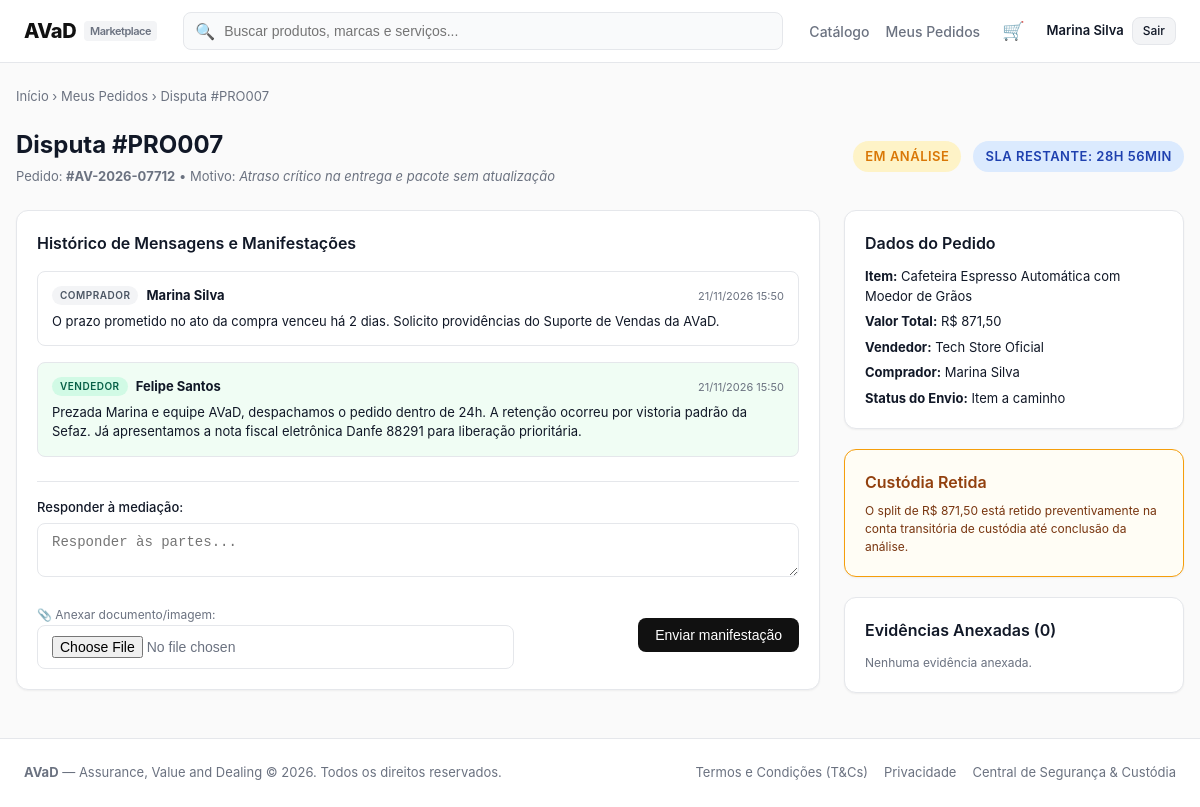
Screenshot of /disputes/detail/1/ (signed in) with the database file from the repository.
### accounts/models.py (models this page shows, shortened)
class UserProfile(models.Model):
    user = models.OneToOneField(User, on_delete=models.CASCADE, related_name='profile')
    nome = models.CharField(max_length=16)
    data_nascimento = models.DateField()
    cpf = models.CharField(max_length=14, unique=True)
    cnpj = models.CharField(max_length=18, blank=True, null=True, unique=True)
    tem_cnpj = models.BooleanField(default=False)
    email_verificado = models.BooleanField(default=False)
    is_mediador = models.BooleanField(default=False)
    conta_bancaria_bloqueada = models.BooleanField(default=False)
    suspenso = models.BooleanField(default=False)
    token_verificacao = models.CharField(max_length=64, blank=True, null=True)
    tipo_usuario = models.CharField(max_length=20, choices=[
        ('comprador', 'Comprador'),
        ('vendedor', 'Vendedor'),
        ('mediador', 'Mediador'),
    ], default='comprador')
    nome_loja = models.CharField(max_length=64, blank=True, null=True)

### disputes/models.py (models this page shows, shortened)
class Dispute(models.Model):
    codigo = models.CharField(max_length=20, unique=True)
    pedido = models.ForeignKey('orders.Order', on_delete=models.CASCADE, related_name='disputes')
    comprador = models.ForeignKey(User, on_delete=models.CASCADE, related_name='disputas_abertas')
    vendedor = models.ForeignKey(User, on_delete=models.CASCADE, related_name='disputas_recebidas')
    motivo = models.CharField(max_length=200)
    descricao = models.TextField()
    status = models.CharField(max_length=20, choices=DISPUTE_STATUS_CHOICES, default='em_analise')
    fundamentacao_mediador = models.TextField(blank=True)
    sla_limite = models.DateTimeField(blank=True, null=True)
    criado_em = models.DateTimeField(auto_now_add=True)
    class Meta:
        ordering = ['-criado_em']
    @property
    def sla_restante(self):
        if self.sla_limite:
            delta = self.sla_limite - timezone.now()
            if delta.total_seconds() > 0:
                hours = int(delta.total_seconds() // 3600)
                minutes = int((delta.total_seconds() % 3600) // 60)
                return f"{hours}h {minutes}min"
        return "Expirado"

class DisputeMessage(models.Model):
    disputa = models.ForeignKey(Dispute, on_delete=models.CASCADE, related_name='messages')
    autor = models.ForeignKey(User, on_delete=models.CASCADE)
    papel = models.CharField(max_length=20, choices=[
        ('comprador', 'Comprador'),
        ('vendedor', 'Vendedor'),
        ('mediador', 'Mediador'),
    ])
    mensagem = models.TextField()
    criado_em = models.DateTimeField(auto_now_add=True)
    class Meta:
        ordering = ['criado_em']

### orders/models.py (models this page shows, shortened)
class Order(models.Model):
    codigo = models.CharField(max_length=20, unique=True, default=generate_order_code)
    comprador = models.ForeignKey(User, on_delete=models.CASCADE, related_name='compras')
    vendedor = models.ForeignKey(User, on_delete=models.CASCADE, related_name='vendas')
    produto = models.ForeignKey('catalog.Product', on_delete=models.CASCADE)
    quantidade = models.PositiveIntegerField(default=1)
    preco_unitario = models.DecimalField(max_digits=10, decimal_places=2)
    valor_frete = models.DecimalField(max_digits=10, decimal_places=2, default=0)
    metodo_frete = models.CharField(max_length=20, choices=METODO_FRETE_CHOICES, default='pac')
    prazo_dias = models.PositiveIntegerField(default=7)
    valor_total = models.DecimalField(max_digits=10, decimal_places=2)
    forma_pagamento = models.CharField(max_length=20, choices=FORMA_PAGAMENTO_CHOICES, default='cartao')
    parcelas = models.PositiveIntegerField(default=1)
    cep_entrega = models.CharField(max_length=10, blank=True)
    endereco_entrega = models.TextField(blank=True)
    codigo_rastreio = models.CharField(max_length=20, blank=True, default='')
    status = models.CharField(max_length=30, choices=STATUS_CHOICES, default='aguardando_pagamento')
    recebimento_confirmado = models.BooleanField(default=False)
    criado_em = models.DateTimeField(auto_now_add=True)
    class Meta:
        ordering = ['-criado_em']

### catalog/models.py (models this page shows, shortened)
class Product(models.Model):
    vendedor = models.ForeignKey(User, on_delete=models.CASCADE, related_name='products')
    titulo = models.CharField(max_length=200)
    categoria = models.CharField(max_length=50, choices=CATEGORIAS)
    descricao = models.TextField()
    caracteristicas = models.TextField(blank=True, help_text='Uma característica por linha')
    preco = models.DecimalField(max_digits=10, decimal_places=2)
    estoque = models.PositiveIntegerField(default=0)
    imagem = models.ImageField(upload_to='products/', blank=True, null=True)
    frete_gratis = models.BooleanField(default=False)
    ativo = models.BooleanField(default=True)
    criado_em = models.DateTimeField(auto_now_add=True)
    class Meta:
        ordering = ['-criado_em']

### disputes/views.py (the view)
# urls.py: path('detail/<int:dispute_id>/', views.dispute_detail_view, name='dispute_detail'),
@login_required
def dispute_detail_view(request, dispute_id):
    dispute = get_object_or_404(Dispute, pk=dispute_id)
    if dispute.comprador != request.user and dispute.vendedor != request.user and not (hasattr(request.user, 'profile') and request.user.profile.is_mediador):
        messages.error(request, 'Acesso não autorizado.')
        return redirect('orders:my_orders')
    if request.method == 'POST':
        form = DisputeMessageForm(request.POST, request.FILES)
        if form.is_valid():
            msg_text = form.cleaned_data['mensagem']
            papel = 'mediador' if (hasattr(request.user, 'profile') and request.user.profile.is_mediador) else ('vendedor' if request.user == dispute.vendedor else 'comprador')
            DisputeMessage.objects.create(
                disputa=dispute,
                autor=request.user,
                papel=papel,
                mensagem=msg_text
            )
            evidencia = form.cleaned_data.get('evidencia')
            if evidencia:
                ext = evidencia.name.split('.')[-1].lower() if '.' in evidencia.name else ''
                DisputeEvidence.objects.create(
                    disputa=dispute,
                    autor=request.user,
                    arquivo=evidencia,
                    tipo=ext,
                    descricao=f'Anexo enviado por {request.user.profile.nome if hasattr(request.user, "profile") else request.user.username}'
                )
            messages.success(request, 'Mensagem enviada com sucesso!')
            return redirect('disputes:dispute_detail', dispute_id=dispute.id)
    else:
        form = DisputeMessageForm()
    messages_list = dispute.messages.all().order_by('criado_em')
    evidences = dispute.evidences.all()
    return render(request, 'disputes/dispute_detail.html', {
        'dispute': dispute,
        'order': dispute.pedido,
        'form': form,
        'messages_list': messages_list,
        'evidences': evidences,
    })

### templates/disputes/dispute_detail.html (shortened to what this page needs)
{% extends "base.html" %}
{% block content %}
<div style="font-size: 13px; color: var(--text-muted); margin-bottom: 20px;">
  <a href="{% url 'home' %}">Início</a> &rsaquo;
  {% if request.user == dispute.vendedor %}
    <a href="{% url 'disputes:seller_disputes' %}">Disputas do Vendedor</a>
  {% else %}
    <a href="{% url 'orders:my_orders' %}">Meus Pedidos</a>
  {% endif %}
  &rsaquo; <span>Disputa {{ dispute.codigo }}</span>
</div>
<div style="display: flex; justify-content: space-between; align-items: center; margin-bottom: 24px; flex-wrap: wrap; gap: 12px;">
  <div>
    <h1 style="font-size: 24px; font-weight: 700;">Disputa {{ dispute.codigo }}</h1>
    <div style="font-size: 13px; color: var(--text-muted); margin-top: 4px;">
      Pedido: <strong>{{ order.codigo }}</strong> &bull; Motivo: <em>{{ dispute.motivo }}</em>
    </div>
  </div>
  <div style="display: flex; align-items: center; gap: 12px;">
    <span class="badge {% if dispute.status == 'em_analise' %}badge-warning{% elif dispute.status == 'decidida_comprador' %}badge-danger{% else %}badge-success{% endif %}" style="font-size: 13px; padding: 6px 12px;">
      {{ dispute.get_status_display }}
    </span>
    <span class="badge badge-info" style="font-size: 13px; padding: 6px 12px;">
      SLA Restante: {{ dispute.sla_restante }}
    </span>
  </div>
</div>
<div style="display: grid; grid-template-columns: 1fr 340px; gap: 24px;">
  <div>
    <div class="card" style="margin-bottom: 24px;">
      <h3 class="card-title" style="margin-bottom: 16px;">Histórico de Mensagens e Manifestações</h3>
      <div style="display: flex; flex-direction: column; gap: 16px; margin-bottom: 24px;">
        {% for msg in messages_list %}
          <div style="padding: 14px; border-radius: var(--radius-md); border: 1px solid var(--border-color); background: {% if msg.papel == 'mediador' %}#EFF6FF{% elif msg.papel == 'vendedor' %}#F0FDF4{% else %}#FFFFFF{% endif %};">
            <div style="display: flex; justify-content: space-between; align-items: center; margin-bottom: 6px;">
              <div style="display: flex; align-items: center; gap: 8px;">
                <span class="badge {% if msg.papel == 'mediador' %}badge-primary{% elif msg.papel == 'vendedor' %}badge-success{% else %}badge-secondary{% endif %}" style="font-size: 10px;">
                  {{ msg.get_papel_display }}
                </span>
                <strong style="font-size: 13px;">{{ msg.autor.profile.nome|default:msg.autor.username }}</strong>
              </div>
              <span style="font-size: 11px; color: var(--text-muted);">{{ msg.criado_em|date:"d/m/Y H:i" }}</span>
            </div>
            <p style="font-size: 13px; line-height: 1.5; color: var(--text-main); white-space: pre-line;">{{ msg.mensagem }}</p>
          </div>
        {% endfor %}
      </div>
      {% if dispute.status == 'em_analise' %}
        <form method="post" enctype="multipart/form-data" style="border-top: 1px solid var(--border-color); padding-top: 16px;">
          <div class="form-group">
            <label class="form-label" for="{{ form.mensagem.id_for_label }}">Responder à mediação:</label>
            {{ form.mensagem }}
          </div>
          <div style="display: flex; justify-content: space-between; align-items: center; flex-wrap: wrap; gap: 12px;">
            <div>
              <label style="font-size: 12px; color: var(--text-muted); cursor: pointer;">
                📎 Anexar documento/imagem: {{ form.evidencia }}
              </label>
            </div>
            <button type="submit" class="btn btn-primary">Enviar manifestação</button>
          </div>
        </form>
      {% else %}
        <div style="background: #F3F4F6; padding: 14px; border-radius: var(--radius-md); text-align: center; font-size: 13px; color: var(--text-muted);">
          Esta disputa já foi encerrada com a decisão final do Mediador.
        </div>
      {% endif %}
    </div>
  </div>
  <div style="display: flex; flex-direction: column; gap: 20px;">
    <div class="card">
      <h3 class="card-title" style="margin-bottom: 12px;">Dados do Pedido</h3>
      <div style="font-size: 13px; display: flex; flex-direction: column; gap: 6px;">
        <div><strong>Item:</strong> {{ order.produto.titulo }}</div>
        <div><strong>Valor Total:</strong> R$ {{ order.valor_total }}</div>
        <div><strong>Vendedor:</strong> {{ order.vendedor.profile.nome_loja|default:order.vendedor.profile.nome }}</div>
        <div><strong>Comprador:</strong> {{ order.comprador.profile.nome|default:order.comprador.username }}</div>
        <div><strong>Status do Envio:</strong> {{ order.get_status_display }}</div>
      </div>
    </div>
    <div class="card" style="border-color: #F59E0B; background-color: #FFFDF5;">
      <h3 class="card-title" style="color: #92400E; margin-bottom: 8px;">Custódia Retida</h3>
      <p style="font-size: 12px; color: #78350F; line-height: 1.5;">
        O split de R$ {{ order.valor_total }} está retido preventivamente na conta transitória de custódia até conclusão da análise.
      </p>
    </div>
    <div class="card">
      <h3 class="card-title" style="margin-bottom: 12px;">Evidências Anexadas ({{ evidences.count }})</h3>
      {% if evidences %}
        <div style="display: flex; flex-direction: column; gap: 8px; font-size: 13px;">
          {% for ev in evidences %}
            <div style="display: flex; align-items: center; justify-content: space-between; padding: 6px; background: #F9FAFB; border-radius: var(--radius-sm);">
              <span style="overflow: hidden; text-overflow: ellipsis; white-space: nowrap; max-width: 180px;">
                📄 {{ ev.descricao|default:"Arquivo" }}
              </span>
              <a href="{{ ev.arquivo.url }}" target="_blank" class="btn btn-outline btn-sm" style="font-size: 10px; padding: 2px 6px;">Baixar</a>
            </div>
          {% endfor %}
        </div>
      {% else %}
        <div style="font-size: 12px; color: var(--text-muted);">Nenhuma evidência anexada.</div>
      {% endif %}
    </div>
  </div>
</div>
{% endblock %}

### templates/base.html (shortened to what this page needs)
{% load static %}
<!DOCTYPE html>
<html lang="pt-br">
<head>
  <link rel="stylesheet" href="{% static 'css/style.css' %}">
</head>
<body>
  <header class="navbar">
    <div class="nav-container">
      <a href="{% url 'home' %}" class="logo">
        <span>AVaD</span>
        <span class="logo-tag">Marketplace</span>
      </a>
      <form action="{% url 'catalog:product_list' %}" method="get" class="search-form">
        <span class="search-icon">🔍</span>
        <input type="text" name="q" value="{{ request.GET.q|default:'' }}" class="search-input" placeholder="Buscar produtos, marcas e serviços...">
      </form>
      <nav class="nav-links">
        <a href="{% url 'catalog:product_list' %}" class="nav-link">Catálogo</a>
        {% if user.is_authenticated %}
          <a href="{% url 'orders:my_orders' %}" class="nav-link">Meus Pedidos</a>
          <a href="{% url 'orders:cart' %}" class="nav-link cart-link" title="Carrinho" aria-label="Carrinho">
            🛒{% if cart_count %}<span class="cart-badge">{{ cart_count }}</span>{% endif %}
          </a>
          <div style="display: flex; align-items: center; gap: 8px;">
            <span style="font-size: 13px; font-weight: 600;">{{ user.profile.nome|default:user.username }}</span>
            <a href="{% url 'accounts:logout' %}" class="btn btn-secondary btn-sm">Sair</a>
          </div>
        {% else %}
          <a href="{% url 'accounts:login' %}" class="btn btn-outline btn-sm">Entrar</a>
          <a href="{% url 'accounts:register' %}" class="btn btn-primary btn-sm">Cadastre-se</a>
        {% endif %}
      </nav>
    </div>
  </header>
  <main class="container">
    {% block content %}{% endblock %}
  </main>
  <footer class="footer">
    <div class="footer-inner">
      <div>
        <strong>AVaD</strong> — Assurance, Value and Dealing &copy; 2026. Todos os direitos reservados.
      </div>
      <div style="display: flex; gap: 16px;">
        <a href="#">Termos e Condições (T&Cs)</a>
        <a href="#">Privacidade</a>
        <a href="#">Central de Segurança & Custódia</a>
      </div>
    </div>
  </footer>
</body>
</html>

### rows the page displays
Dispute: codigo "#PRO007", motivo "Atraso crítico na entrega e pacote sem atualização", status "EM ANÁLISE", sla_restante "28H 56MIN", count "0"
Order: codigo "#AV-2026-07712", produto.titulo "Cafeteira Espresso Automática com Moedor de Grãos", valor_total "871,50", vendedor.profile.nome_loja "Tech Store Oficial", comprador.profile.nome "Marina Silva", status "Item a caminho"
DisputeMessage: papel "COMPRADOR", autor.profile.nome "Marina Silva", criado_em "21/11/2026 15:50", mensagem "O prazo prometido no ato da compra venceu há 2 dias. Solicito providências do Suporte de Vendas da AVaD."
DisputeMessage: papel "VENDEDOR", autor.profile.nome "Felipe Santos", criado_em "21/11/2026 15:50", mensagem "Prezada Marina e equipe AVaD, despachamos o pedido dentro de 24h. A retenção ocorreu por vistoria padrão da Sefaz. Já apresentamos a nota fiscal eletrônica Danfe 88291 para liberação prioritária."

### other values shown
{{ user.profile.nome|default:user.username }} "Marina Silva"
